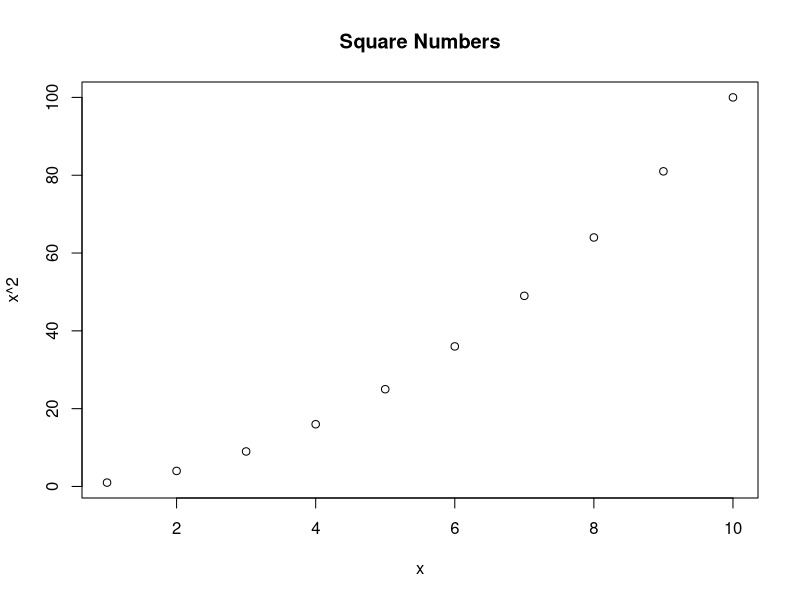
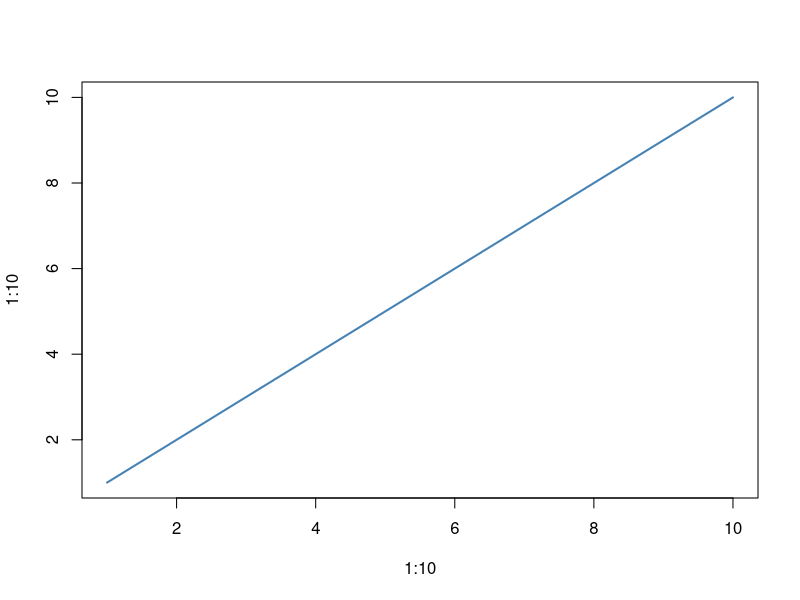
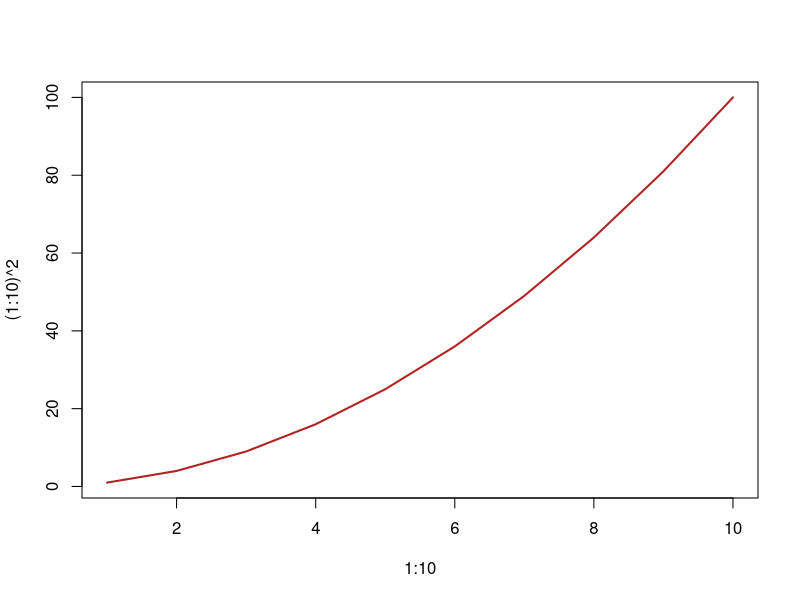
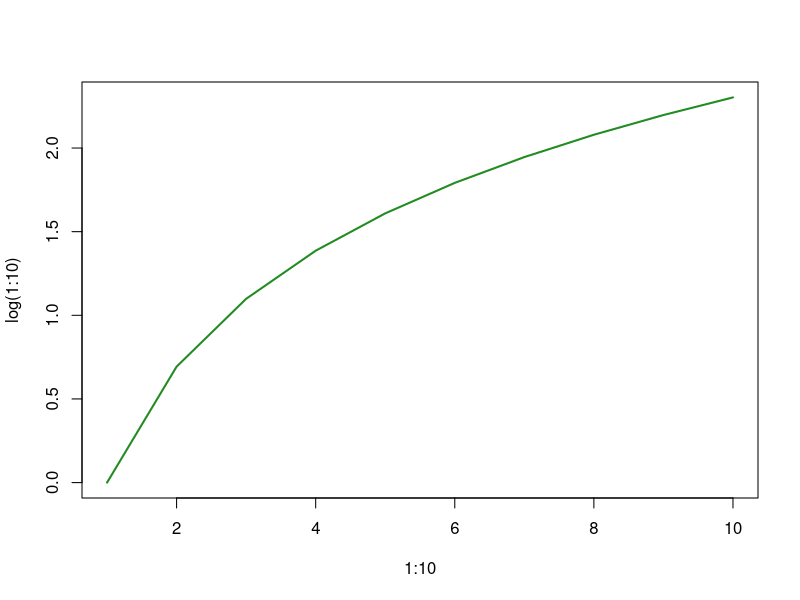

The R script that drew these images, in order:
## ---- chunk 1
#| fig-width: 7
#| fig-height: 5
#| fig-cap: "A simple scatter plot"
plot(
    1:10,
    (1:10)^2,
    main = "Square Numbers",
    xlab = "x",
    ylab = "x^2"
)
## ---- chunk 2
#| echo: false
#| fig-cap: "Linear"
plot(1:10, 1:10, type = "l", col = "steelblue", lwd = 2)
## ---- chunk 3
#| echo: false
#| fig-cap: "Quadratic"
plot(1:10, (1:10)^2, type = "l", col = "firebrick", lwd = 2)
## ---- chunk 4
#| echo: false
#| fig-cap: "Logarithmic"
plot(1:10, log(1:10), type = "l", col = "forestgreen", lwd = 2)
